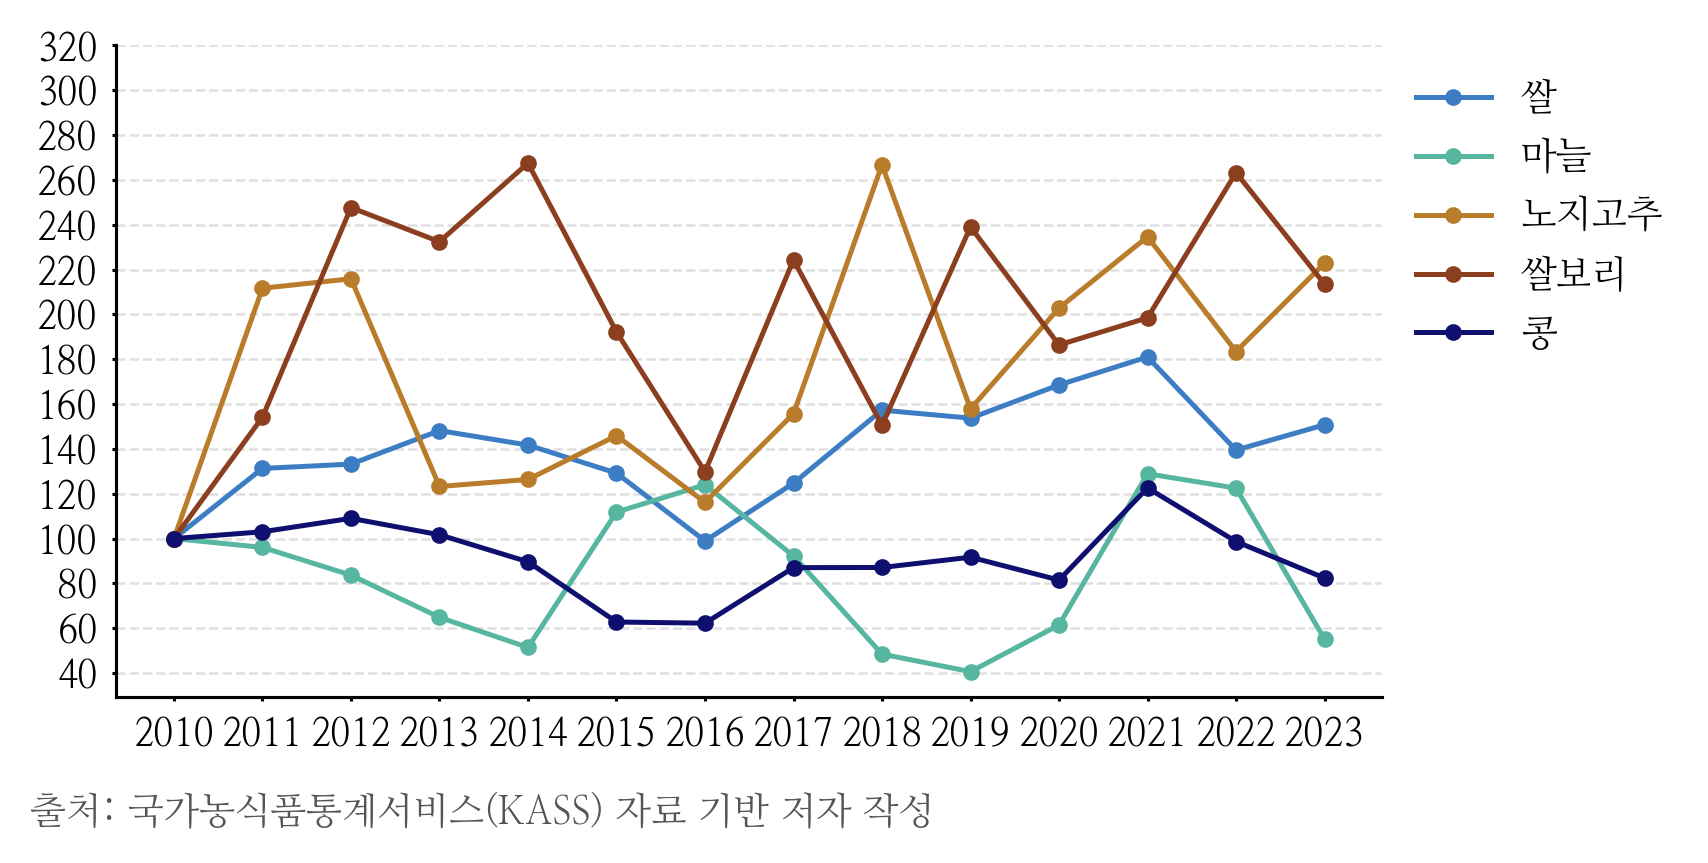

Source code (Python):
import matplotlib as mpl
import matplotlib.pyplot as plt
from matplotlib import font_manager
import numpy as np
import pandas as pd

### 폰트
font_path = "/usr/share/fonts/truetype/nanum/NanumMyeongjo.ttf"
font_manager.fontManager.addfont(font_path)
mpl.rc("font", family="NanumMyeongjo")
mpl.rcParams["axes.unicode_minus"] = False

### 디자인
pt = 1 / 72
mpl.rcParams.update({
    "figure.figsize": (450 * pt, 230 * pt),
    "font.size": 9, "axes.titlesize": 11, "axes.labelsize": 9,
    "xtick.labelsize": 9, "ytick.labelsize": 9,
    "legend.fontsize": 9, "lines.linewidth": 0.75, "axes.linewidth": 0.75,
    "xtick.major.width": 0.75, "ytick.major.width": 0.75,
    "xtick.major.size": 1, "ytick.major.size": 1,
})

colors = [
    "#3C7DC3", "#56B6A0", "#B97C2A",
    "#8C3F1F", "#0F0F70", "#274B97"
]

### 데이터 입력
csv_file = f"/home/user/문서/workspace/python/graph/data/주요작물소득_비율.csv"
df = pd.read_csv(csv_file, encoding="utf-8").convert_dtypes()

### 컬럼 자동 인식
y_cols = [c for c in df.columns if c != "시점"]

### x축
df["시점"] = pd.to_datetime(df["시점"], format="%Y")
x = df["시점"].values
idx = np.arange(len(x))


### 그래프
fig, ax = plt.subplots()

for i, col in enumerate(y_cols):
    y = df[col].astype("Float64").values
    ax.plot(idx, y,
            marker="o", markersize=3,
            color=colors[i % len(colors)],
            linewidth=1.2,
            label=col)

    # # 데이터 라벨
    # for j, v in enumerate(y):
    #     if pd.notna(v):
    #         ax.annotate(
    #             f"{v:.1f}",
    #             (idx[j], v),
    #             xytext=(0, 2),
    #             textcoords="offset points",
    #             ha="center", va="bottom",
    #             fontsize=5, color="#222"
    #         )

### x축 표시
ax.set_xticks(idx)
ax.set_xticklabels(df["시점"].dt.strftime("%Y"))

### y축 자동 설정
y_data = df[y_cols].astype(float).values
y_min = 40
y_max = np.nanmax(y_data) * 1.15   # 15% 여유
step = 20
ax.set_yticks(np.arange(y_min, y_max + step, step))


### 그리드 / 스파인
ax.grid(axis="y", linestyle="--", linewidth=0.6, alpha=0.4)
ax.spines["top"].set_visible(False)
ax.spines["right"].set_visible(False)

### 레전드
ax.legend(bbox_to_anchor=(1.0, 1.0), frameon=False)

### 출처 텍스트
fig.text(
    0.32, 0.1,
    "출처: 국가농식품통계서비스(KASS) 자료 기반 저자 작성",
    ha="center", va="top",
    fontsize=9, color="#555"
)

# ### 단위 텍스트
# fig.text(
#     0.75, 0.93,
#     "(단위: %)",
#     ha="center", va="top",
#     fontsize=9, color="#555"
# )

fig.subplots_adjust(right=0.8, bottom=0.2)


### 저장


pic_name = "주요작목소득비율"
save_path = f"/home/user/문서/workspace/python/graph/image"

sample_file = f"/home/user/문서/workspace/python/temp/chart.png"

latex_path = f"/home/user/문서/workspace/latex/project/presentation/policy/asset"


# sample
mpl.use("Agg")
fig.savefig(f"{sample_file}", dpi=300, bbox_inches="tight")
plt.close(fig)


# PNG 저장
# mpl.use("Agg")
# fig.savefig(f"{save_path}/{pic_name}.png", dpi=300, bbox_inches="tight")
# plt.close(fig)

# ----- OR -----

# # PGF 저장
mpl.use("pgf")
fig.savefig(f"{latex_path}/{pic_name}.pgf")
plt.close(fig)
